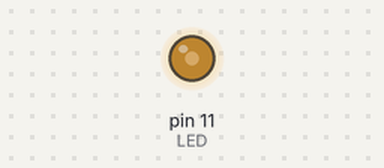
The sketch below on a simulated Arduino Uno, built with avr-gcc and run on an emulated ATmega328P. Parts: output pins drawn as LEDs (lit = HIGH).

Above: at 0.1 s.
Timing chart, 0 to 1.6 s (numbered marks = the images above):
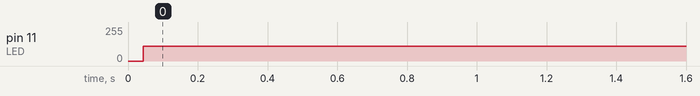

Measured:
- by itself, pin 11 (LED): 0/255 → 110/255 at 0.04 s

The sketch:

ArduinoLedfading_.ino
```cpp
const int LED=11;
void setup()
{
  pinMode(LED,OUTPUT);
}
void loop()
{
  int i;
  for(i=0;i<=255;i++)
  {
    analogWrite(LED,i);
  }
  for(i=255;i>=0;i--)
  {
    analogWrite(LED,i);
  }
}
```
